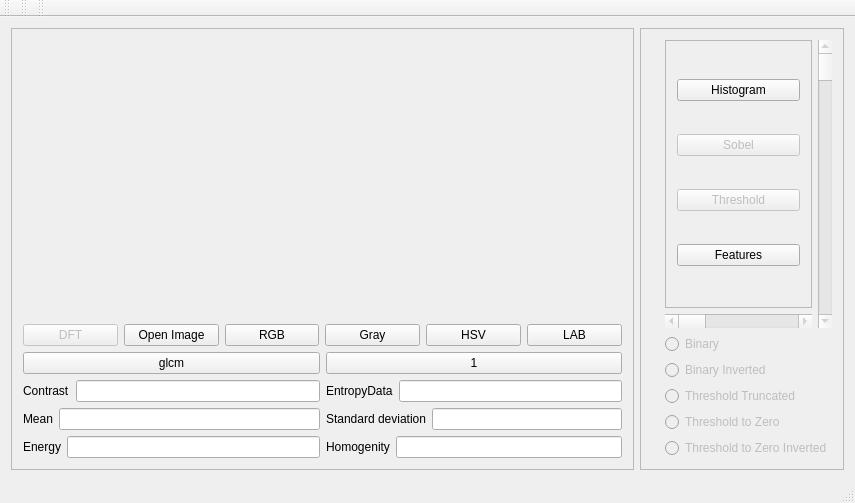
<?xml version="1.0" encoding="UTF-8"?>
<ui version="4.0">
 <class>MainWindow</class>
 <widget class="QMainWindow" name="MainWindow">
  <property name="geometry">
   <rect>
    <x>0</x>
    <y>0</y>
    <width>855</width>
    <height>503</height>
   </rect>
  </property>
  <property name="windowTitle">
   <string>MainWindow</string>
  </property>
  <widget class="QWidget" name="centralWidget">
   <layout class="QHBoxLayout" name="horizontalLayout_13">
    <item>
     <widget class="QFrame" name="frame">
      <property name="frameShape">
       <enum>QFrame::StyledPanel</enum>
      </property>
      <property name="frameShadow">
       <enum>QFrame::Raised</enum>
      </property>
      <layout class="QVBoxLayout" name="verticalLayout_7">
       <item>
        <widget class="QLabel" name="label">
         <property name="text">
          <string/>
         </property>
        </widget>
       </item>
       <item>
        <widget class="QLabel" name="label_5">
         <property name="text">
          <string/>
         </property>
        </widget>
       </item>
       <item>
        <layout class="QVBoxLayout" name="verticalLayout_2">
         <item>
          <layout class="QHBoxLayout" name="horizontalLayout_3">
           <item>
            <widget class="QPushButton" name="dft_button">
             <property name="enabled">
              <bool>false</bool>
             </property>
             <property name="text">
              <string>DFT</string>
             </property>
            </widget>
           </item>
           <item>
            <widget class="QPushButton" name="pushButton">
             <property name="text">
              <string>Open Image</string>
             </property>
            </widget>
           </item>
           <item>
            <widget class="QPushButton" name="pushButton_9">
             <property name="text">
              <string>RGB</string>
             </property>
            </widget>
           </item>
           <item>
            <widget class="QPushButton" name="pushButton_5">
             <property name="text">
              <string>Gray</string>
             </property>
            </widget>
           </item>
           <item>
            <widget class="QPushButton" name="pushButton_6">
             <property name="text">
              <string>HSV</string>
             </property>
            </widget>
           </item>
           <item>
            <widget class="QPushButton" name="pushButton_7">
             <property name="text">
              <string>LAB</string>
             </property>
            </widget>
           </item>
          </layout>
         </item>
         <item>
          <layout class="QHBoxLayout" name="horizontalLayout_5">
           <item>
            <widget class="QPushButton" name="pushButton_11">
             <property name="text">
              <string>glcm</string>
             </property>
            </widget>
           </item>
           <item>
            <widget class="QPushButton" name="pushButton_10">
             <property name="text">
              <string>1</string>
             </property>
            </widget>
           </item>
          </layout>
         </item>
        </layout>
       </item>
       <item>
        <layout class="QVBoxLayout" name="verticalLayout_3">
         <item>
          <layout class="QHBoxLayout" name="horizontalLayout_7">
           <item>
            <layout class="QHBoxLayout" name="horizontalLayout_6">
             <item>
              <widget class="QLabel" name="label_7">
               <property name="text">
                <string>Contrast</string>
               </property>
              </widget>
             </item>
             <item>
              <widget class="QLineEdit" name="lineEdit_3"/>
             </item>
            </layout>
           </item>
           <item>
            <layout class="QHBoxLayout" name="horizontalLayout_9">
             <item>
              <widget class="QLabel" name="label_10">
               <property name="text">
                <string>EntropyData</string>
               </property>
              </widget>
             </item>
             <item>
              <widget class="QLineEdit" name="lineEdit_6"/>
             </item>
            </layout>
           </item>
          </layout>
         </item>
         <item>
          <layout class="QHBoxLayout" name="horizontalLayout_11">
           <item>
            <layout class="QHBoxLayout" name="horizontalLayout_2">
             <item>
              <widget class="QLabel" name="label_3">
               <property name="text">
                <string>Mean</string>
               </property>
              </widget>
             </item>
             <item>
              <widget class="QLineEdit" name="lineEdit"/>
             </item>
            </layout>
           </item>
           <item>
            <layout class="QHBoxLayout" name="horizontalLayout_4">
             <item>
              <widget class="QLabel" name="label_4">
               <property name="text">
                <string>Standard deviation</string>
               </property>
              </widget>
             </item>
             <item>
              <widget class="QLineEdit" name="lineEdit_2"/>
             </item>
            </layout>
           </item>
          </layout>
         </item>
         <item>
          <layout class="QHBoxLayout" name="horizontalLayout_12">
           <item>
            <layout class="QHBoxLayout" name="horizontalLayout_8">
             <item>
              <widget class="QLabel" name="label_9">
               <property name="text">
                <string>Energy</string>
               </property>
              </widget>
             </item>
             <item>
              <widget class="QLineEdit" name="lineEdit_5"/>
             </item>
            </layout>
           </item>
           <item>
            <layout class="QHBoxLayout" name="horizontalLayout_10">
             <item>
              <widget class="QLabel" name="label_11">
               <property name="text">
                <string>Homogenity</string>
               </property>
              </widget>
             </item>
             <item>
              <widget class="QLineEdit" name="lineEdit_7"/>
             </item>
            </layout>
           </item>
          </layout>
         </item>
        </layout>
       </item>
      </layout>
      <zorder>label</zorder>
      <zorder>label_5</zorder>
      <zorder>layoutWidget</zorder>
      <zorder>layoutWidget_3</zorder>
      <zorder>layoutWidget_4</zorder>
      <zorder>layoutWidget_5</zorder>
      <zorder>frame_4</zorder>
     </widget>
    </item>
    <item>
     <widget class="QFrame" name="frame_2">
      <property name="frameShape">
       <enum>QFrame::StyledPanel</enum>
      </property>
      <property name="frameShadow">
       <enum>QFrame::Raised</enum>
      </property>
      <layout class="QGridLayout" name="gridLayout_2">
       <item row="0" column="1">
        <layout class="QVBoxLayout" name="verticalLayout_6">
         <item>
          <layout class="QHBoxLayout" name="horizontalLayout">
           <item>
            <layout class="QVBoxLayout" name="verticalLayout_4">
             <item>
              <widget class="QFrame" name="frame_3">
               <property name="frameShape">
                <enum>QFrame::StyledPanel</enum>
               </property>
               <property name="frameShadow">
                <enum>QFrame::Raised</enum>
               </property>
               <layout class="QVBoxLayout" name="verticalLayout">
                <item>
                 <widget class="QPushButton" name="pushButton_2">
                  <property name="text">
                   <string>Histogram</string>
                  </property>
                 </widget>
                </item>
                <item>
                 <widget class="QPushButton" name="pushButton_3">
                  <property name="enabled">
                   <bool>false</bool>
                  </property>
                  <property name="text">
                   <string>Sobel</string>
                  </property>
                 </widget>
                </item>
                <item>
                 <widget class="QPushButton" name="pushButton_4">
                  <property name="enabled">
                   <bool>false</bool>
                  </property>
                  <property name="text">
                   <string>Threshold</string>
                  </property>
                 </widget>
                </item>
                <item>
                 <widget class="QPushButton" name="pushButton_8">
                  <property name="text">
                   <string>Features</string>
                  </property>
                 </widget>
                </item>
               </layout>
              </widget>
             </item>
             <item>
              <widget class="QScrollBar" name="horizontalScrollBar">
               <property name="enabled">
                <bool>false</bool>
               </property>
               <property name="orientation">
                <enum>Qt::Horizontal</enum>
               </property>
              </widget>
             </item>
            </layout>
           </item>
           <item>
            <widget class="QScrollBar" name="verticalScrollBar">
             <property name="enabled">
              <bool>false</bool>
             </property>
             <property name="maximum">
              <number>100</number>
             </property>
             <property name="orientation">
              <enum>Qt::Vertical</enum>
             </property>
            </widget>
           </item>
          </layout>
         </item>
         <item>
          <layout class="QVBoxLayout" name="verticalLayout_5">
           <item>
            <widget class="QRadioButton" name="radioButton">
             <property name="enabled">
              <bool>false</bool>
             </property>
             <property name="text">
              <string>Binary</string>
             </property>
            </widget>
           </item>
           <item>
            <widget class="QRadioButton" name="radioButton_2">
             <property name="enabled">
              <bool>false</bool>
             </property>
             <property name="text">
              <string>Binary Inverted</string>
             </property>
            </widget>
           </item>
           <item>
            <widget class="QRadioButton" name="radioButton_3">
             <property name="enabled">
              <bool>false</bool>
             </property>
             <property name="text">
              <string>Threshold Truncated</string>
             </property>
            </widget>
           </item>
           <item>
            <widget class="QRadioButton" name="radioButton_4">
             <property name="enabled">
              <bool>false</bool>
             </property>
             <property name="text">
              <string>Threshold to Zero</string>
             </property>
            </widget>
           </item>
           <item>
            <widget class="QRadioButton" name="radioButton_5">
             <property name="enabled">
              <bool>false</bool>
             </property>
             <property name="text">
              <string>Threshold to Zero Inverted</string>
             </property>
            </widget>
           </item>
          </layout>
         </item>
        </layout>
       </item>
       <item row="0" column="0">
        <widget class="QLabel" name="label_2">
         <property name="text">
          <string/>
         </property>
        </widget>
       </item>
      </layout>
     </widget>
    </item>
   </layout>
  </widget>
  <widget class="QMenuBar" name="menuBar">
   <property name="geometry">
    <rect>
     <x>0</x>
     <y>0</y>
     <width>855</width>
     <height>25</height>
    </rect>
   </property>
  </widget>
  <widget class="QToolBar" name="mainToolBar">
   <attribute name="toolBarArea">
    <enum>TopToolBarArea</enum>
   </attribute>
   <attribute name="toolBarBreak">
    <bool>false</bool>
   </attribute>
  </widget>
  <widget class="QStatusBar" name="statusBar"/>
  <widget class="QToolBar" name="toolBar">
   <property name="windowTitle">
    <string>toolBar</string>
   </property>
   <attribute name="toolBarArea">
    <enum>TopToolBarArea</enum>
   </attribute>
   <attribute name="toolBarBreak">
    <bool>false</bool>
   </attribute>
  </widget>
  <widget class="QToolBar" name="toolBar_2">
   <property name="windowTitle">
    <string>toolBar_2</string>
   </property>
   <attribute name="toolBarArea">
    <enum>TopToolBarArea</enum>
   </attribute>
   <attribute name="toolBarBreak">
    <bool>false</bool>
   </attribute>
  </widget>
 </widget>
 <layoutdefault spacing="6" margin="11"/>
 <resources/>
 <connections/>
</ui>
